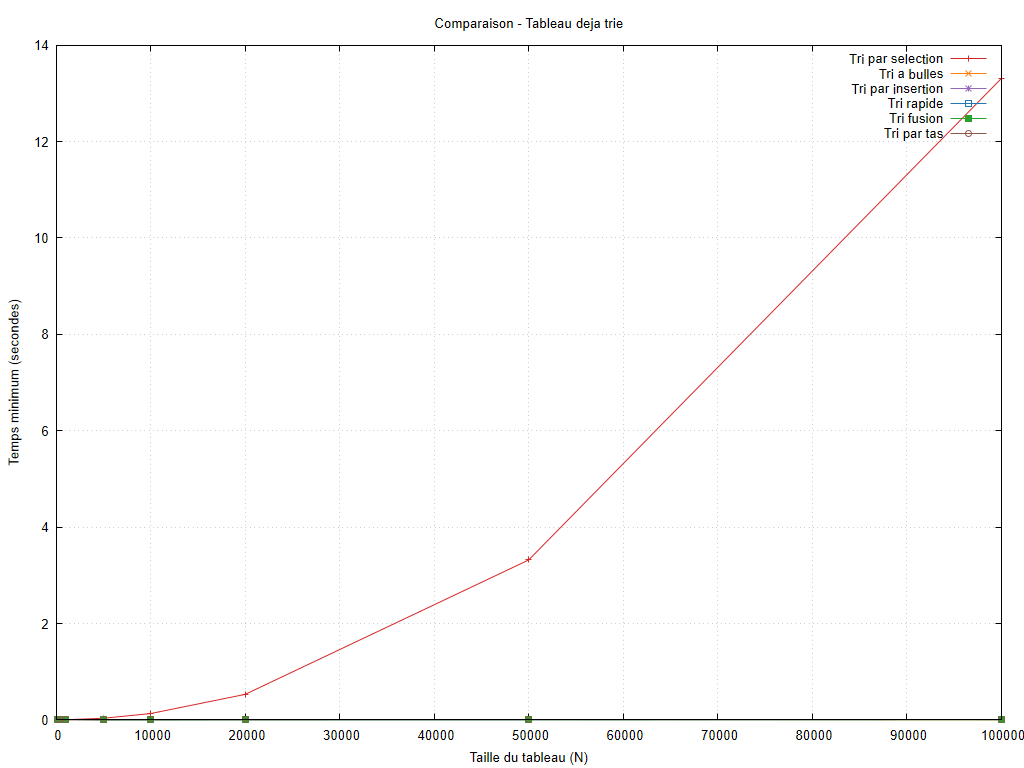

gnuplot code for this plot:
set encoding utf8
set terminal pngcairo size 1024,768 font 'Arial,10'
set output 'graphiques/20261010_184935/configurations/croissant.png'
set datafile missing 'non_mesure'
set datafile separator ';'
set title 'Comparaison - Tableau deja trie'
set xlabel 'Taille du tableau (N)'
set ylabel 'Temps minimum (secondes)'
set grid
set yrange [0:*]
plot 'resultats/20261010_184935/croissant.csv' every ::1 using 1:2 title 'Tri par selection' with linespoints lc rgb '#d62728', 'resultats/20261010_184935/croissant.csv' every ::1 using 1:4 title 'Tri a bulles' with linespoints lc rgb '#ff7f0e', 'resultats/20261010_184935/croissant.csv' every ::1 using 1:6 title 'Tri par insertion' with linespoints lc rgb '#9467bd', 'resultats/20261010_184935/croissant.csv' every ::1 using 1:8 title 'Tri rapide' with linespoints lc rgb '#1f77b4', 'resultats/20261010_184935/croissant.csv' every ::1 using 1:10 title 'Tri fusion' with linespoints lc rgb '#2ca02c', 'resultats/20261010_184935/croissant.csv' every ::1 using 1:12 title 'Tri par tas' with linespoints lc rgb '#8c564b'
unset output
